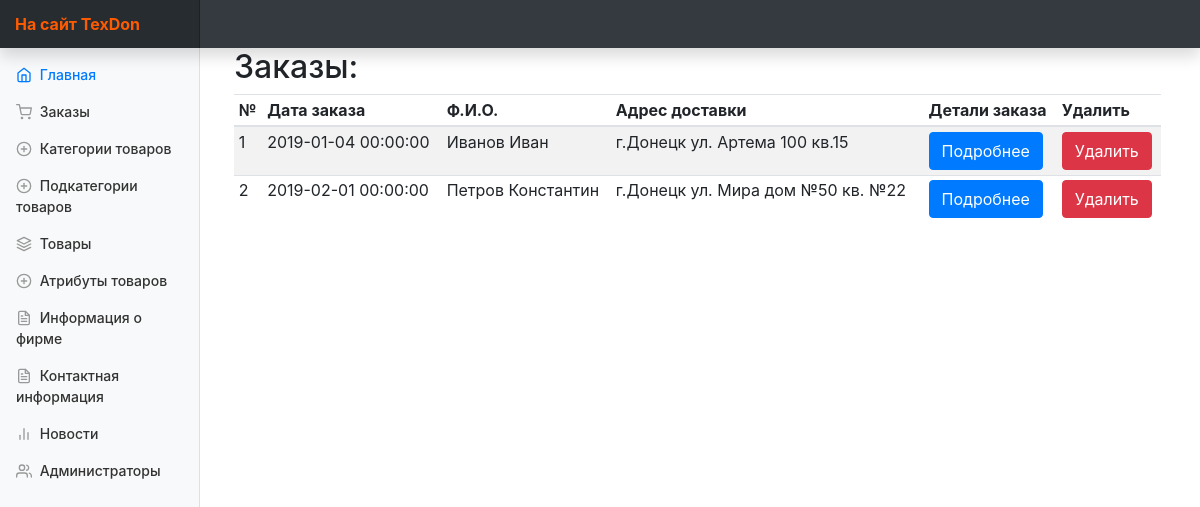
Screenshot of /index.php?ctrl=Order&act=ordersList with the database file from the repository.
### tables this page shows
CREATE TABLE IF NOT EXISTS `orders` (
  `orderID` int(11) NOT NULL AUTO_INCREMENT,
  `userFirstAndLastName` varchar(150) NOT NULL,
  `userContactNumberPhone` varchar(25) NOT NULL,
  `userEmail` varchar(45) DEFAULT NULL,
  `deliveryAddressOrder` varchar(250) NOT NULL,
  `commentToTheOrder` varchar(900) DEFAULT NULL,
  `dateAndTimeOrder` datetime NOT NULL,
  PRIMARY KEY (`orderID`)
);

### controllers/panel/MainController.php (called while the page is built, shortened)
<?php
class MainController extends BaseController {
    public function start(  ){
        $controller = $this->request->getGetValue('ctrl');
        $action = $this->request->getGetValue('act');
        $controllerClass = "controllers\\panel\\{$controller}Controller";
        if(class_exists($controllerClass)){
            $controllerInstance = new $controllerClass();
        }
        if(method_exists($controllerClass, "{$action}Action")){
            $viewToInclude = $controllerInstance->{"{$action}Action"}();
        }
        else{
            $controller = "Home";
            $action = "index";
            $controllerClass = "controllers\\panel\\{$controller}Controller";
            $controllerInstance = new $controllerClass();
            $viewToInclude = $controllerInstance->{"{$action}Action"}();
        }
        $this->view = $controllerInstance->view;
        include_once "views/Default/header.php";
        include_once "views/$controller/$viewToInclude.php";
    }
}

### index.php (called while the page is built, shortened)
<?php
$app = new MainController();
$app->start();

### controllers/panel/BaseController.php (called while the page is built, shortened)
<?php
class BaseController{
    public function __construct(){
        $this->view = new View();
    }
}

### utils/View.php (called while the page is built, shortened)
<?php
class View{
    private $storage = [];
    public function __get($name){
        if(isset($this->storage[$name])){
            return $this->storage[$name];
        }
        return null;
    }
    public function __set($name, $value){
        $this->storage[$name] = $value;
    }
}

### models/Order/Order.php (called while the page is built, shortened)
<?php
class Order {
    public static function GetOrderList ( $limit = 50, $offset = 0){
        $stm = MySQL::$db->prepare ("SELECT ord.orderID, ord.dateAndTimeOrder, ord.userFirstAndLastName, ord.deliveryAddressOrder FROM `orders` AS `ord` LIMIT $offset, $limit");
        $stm->execute();
        $result =  $stm->fetchAll(\PDO::FETCH_OBJ);
        return  $result;
    }
}

### controllers/panel/OrderController.php (called while the page is built, shortened)
<?php
class OrderController extends BaseController {
    public function ordersListAction() {
        $this->view->orders = Order::GetOrderList(50, 0);
        return 'orders-list';
    }
}

### views/Order/orders-list.php (the view, shortened to what this page needs)
<main role="main" class="col-md-9 ml-sm-auto col-lg-10 px-4">
    <h2>Заказы: </h2>
    <div class="table-responsive">
        <table class="table table-striped table-sm">
            <thead>
            <tr>
                <th>№</th>
                <th>Дата заказа</th>
                <th>Ф.И.О.</th>
                <th>Адрес доставки</th>
                <th>Детали заказа</th>
                <th>Удалить</th>
            </tr>
            </thead>
            <tbody>
            <?php foreach ( $this->view->orders as $order ) { ?>
                <tr data-order-id="<?= $order->orderID ?>">
                    <td><?= $order->orderID ?></td>
                    <td><?= $order->dateAndTimeOrder ?></td>
                    <td><?= $order->userFirstAndLastName ?></td>
                    <td><?= $order->deliveryAddressOrder  ?></td>
                    <td><a id ="updateOrder" class="btn btn-primary" href="?ctrl=Order&act=aboutTheOrder&orderID=<?= $order->orderID ?>">Подробнее</a></td>
                    <td><div data-order-id="<?= $order->orderID ?>" class="btn btn-danger" >Удалить</div></td>
                </tr>
            <?php } ?>
            </tbody>
        </table>
    </div>
</main>

### assets/css/styles.css (style rules this page uses)
body { font-size: .875rem; }
[role="main"] { padding-top: 48px; }

### rows the page displays
orders: orderID "1", dateAndTimeOrder "2019-01-04 00:00:00", userFirstAndLastName "Иванов Иван", deliveryAddressOrder "г.Донецк ул. Артема 100 кв.15"
orders: orderID "2", dateAndTimeOrder "2019-02-01 00:00:00", userFirstAndLastName "Петров Константин", deliveryAddressOrder "г.Донецк ул. Мира дом №50 кв. №22"
